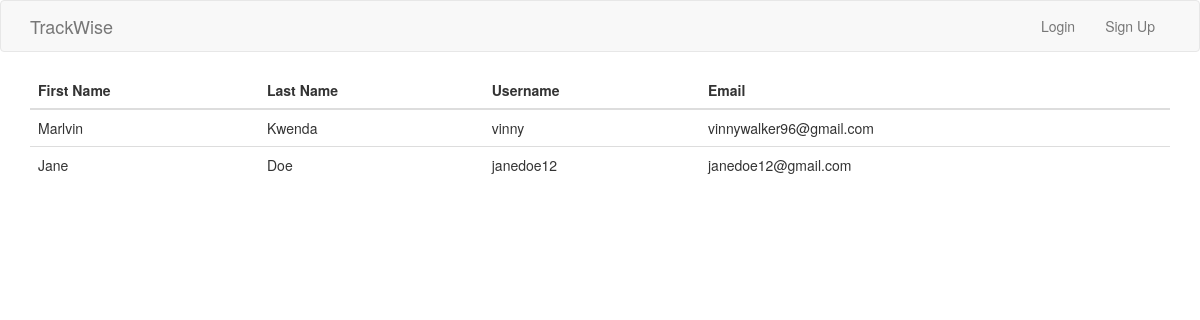
Screenshot of /users with the database file from the repository.
### app/models.py (models this page shows, shortened)
class User(UserMixin, db.Model):
    __tablename__ = "user"
    id = db.Column(db.Integer, primary_key=True)
    first_name = db.Column(db.String(64), index=True, unique=True)
    last_name = db.Column(db.String(64), index=True, unique=True)
    username = db.Column(db.String(64), index=True, unique=True)
    email = db.Column(db.String(120), index=True, unique=True)
    password_hash = db.Column(db.String(128))

### app/main/routes.py (the view)
@bp.route('/users')
def users():
    users = User.query.all()
    return render_template('users.html', title="users", users=users)

### app/templates/users.html
{% extends "base.html" %}
{% block content %}
<div class="container">
    <table class="table">
      <thead>
        <tr>
          <th scope="col">First Name</th>
          <th scope="col">Last Name</th>
          <th scope="col">Username</th>
          <th scope="col">Email</th>
        </tr>
      </thead>
      <tbody>
        {% for user in users %}
        <tr>
          <td>{{ user.first_name}}</td>
          <td>{{ user.last_name }}</td>
          <td>{{ user.username}}</td>
          <td>{{ user.email }}</td>
        </tr>
        {% endfor %}
      </tbody>
    </table>
  </div>
{%  endblock%}

### app/static/css/styles.css (style rules this page uses)
:root { scroll-behavior: smooth; }
body { font-family: "Open Sans", sans-serif; color: #444444; }

### rows the page displays
User: first_name "Marlvin", last_name "Kwenda", username "vinny", email "vinnywalker96@gmail.com"
User: first_name "Jane", last_name "Doe", username "janedoe12", email "janedoe12@gmail.com"
